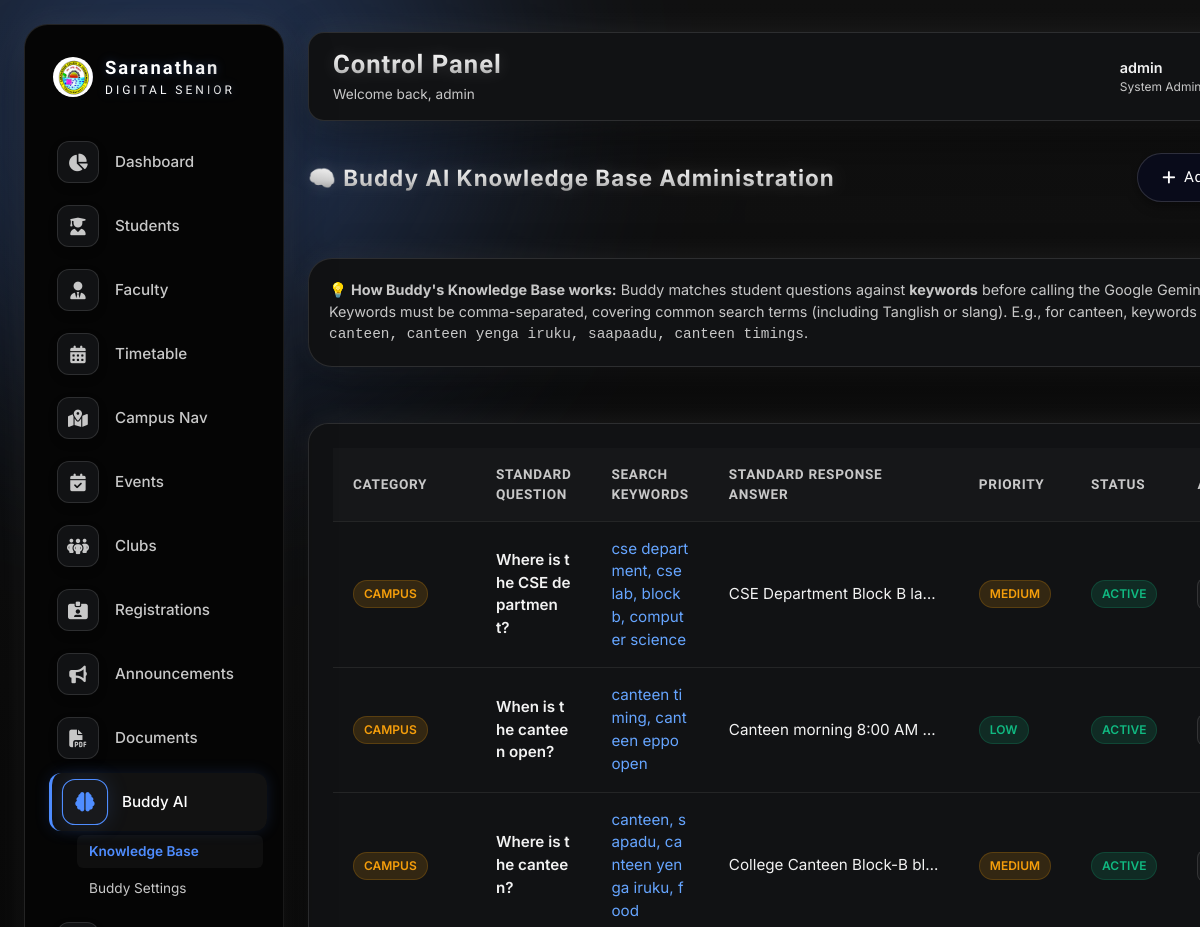
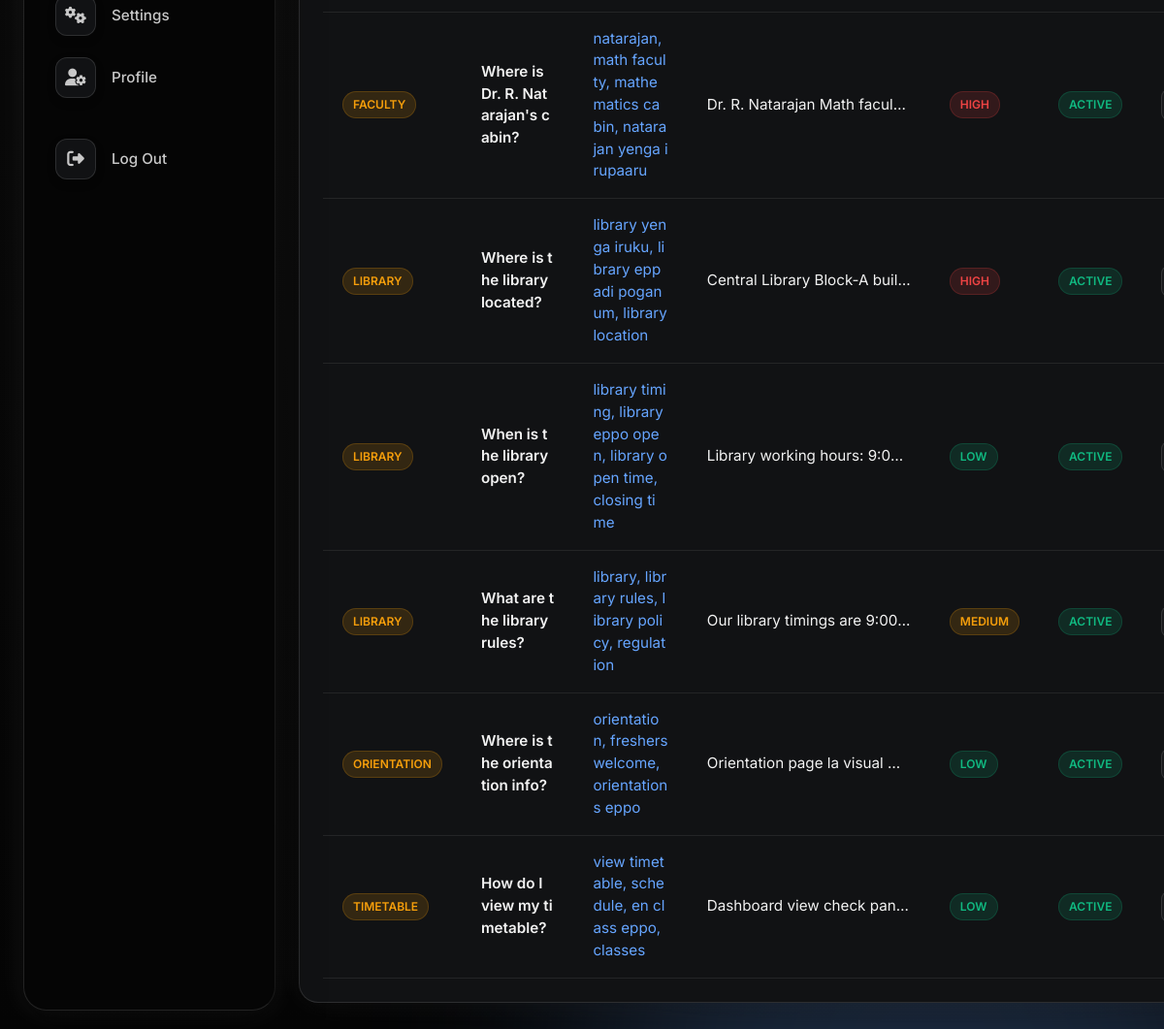
/admin/knowledge.php (signed in), run on the app's committed database (2 pictures, top to bottom).
### tables this page shows
CREATE TABLE IF NOT EXISTS buddy_knowledge (
    id INT AUTO_INCREMENT PRIMARY KEY,
    question VARCHAR(255) NOT NULL,
    question_keywords TEXT NOT NULL,
    category VARCHAR(50) NOT NULL,
    answer TEXT NOT NULL,
    priority ENUM('low', 'medium', 'high') DEFAULT 'low',
    status ENUM('active', 'inactive') DEFAULT 'active'
);

### backend/db.php (called while the page is built, shortened)
<?php
function sanitize_input($data) {
    return htmlspecialchars(trim($data), ENT_QUOTES, 'UTF-8');
}
?>

### admin/knowledge.php (the view, shortened to what this page needs)
<?php
require_once __DIR__ . '/includes/header.php';
$entries = $db->query("SELECT * FROM buddy_knowledge ORDER BY category ASC, id DESC")->fetchAll();
?>
<div class="table-header-row">
    <div class="panel-title">🧠 Buddy AI Knowledge Base Administration</div>
    <button onclick="openAddModal()" class="btn-glass btn-primary"><i class="fa-solid fa-plus"></i> Add Q&A Entry</button>
</div>
<div class="glass-panel" style="padding: 20px; margin-bottom: 24px; font-size: 0.9rem; color: var(--text-secondary); line-height: 1.5;">
    💡 <strong>How Buddy's Knowledge Base works:</strong> Buddy matches student questions against <strong>keywords</strong> before calling the Google Gemini API. Keywords must be comma-separated, covering common search terms (including Tanglish or slang). E.g., for canteen, keywords could be: <code>canteen, canteen yenga iruku, saapaadu, canteen timings</code>.
</div>
<div class="glass-panel data-table-container">
    <table class="custom-table">
        <thead>
            <tr>
                <th>Category</th>
                <th>Standard Question</th>
                <th>Search Keywords</th>
                <th>Standard Response Answer</th>
                <th>Priority</th>
                <th>Status</th>
                <th>Actions</th>
            </tr>
        </thead>
        <tbody>
            <?php if (empty($entries)): ?>
                <tr>
                    <td colspan="7" style="text-align: center; color: var(--text-tertiary);">No FAQ entries pre-loaded yet.</td>
                </tr>
            <?php else: ?>
                <?php foreach ($entries as $item): ?>
                    <tr>
                        <td>
                            <span class="badge-pill badge-medium" style="text-transform: uppercase;"><?php echo sanitize_input($item['category']); ?></span>
                        </td>
                        <td style="font-weight: 600; color: var(--text-primary); max-width: 180px; word-break: break-all;"><?php echo sanitize_input($item['question']); ?></td>
                        <td style="color: var(--glow-secondary); max-width: 150px; word-break: break-all;"><?php echo sanitize_input($item['question_keywords']); ?></td>
                        <td style="max-width: 250px; text-overflow: ellipsis; overflow: hidden; white-space: nowrap;"><?php echo sanitize_input($item['answer']); ?></td>
                        <td>
                            <span class="badge-pill badge-<?php echo $item['priority']; ?>"><?php echo strtoupper($item['priority']); ?></span>
                        </td>
                        <td>
                            <span class="badge-pill <?php echo $item['status'] === 'active' ? 'badge-low' : 'badge-high'; ?>">
                                <?php echo strtoupper($item['status']); ?>
                            </span>
                        </td>
                        <td>
                            <div class="action-btns">
                                <button onclick='openEditModal(<?php echo json_encode($item); ?>)' class="btn-action btn-edit"><i class="fa-solid fa-pen"></i></button>
                            </div>
                        </td>
                    </tr>
                <?php endforeach; ?>
            <?php endif; ?>
        </tbody>
    </table>
</div>
<?php require_once __DIR__ . '/includes/footer.php'; ?>

### assets/css/style.css (style rules this page uses)
:root { --font-heading: 'Sora', sans-serif; --font-body: 'Inter', sans-serif; --transition-fast: 0.2s cubic-bezier(0.16, 1, 0.3, 1); --transition-normal: 0.4s cubic-bezier(0.16, 1, 0.3, 1); --transition-slow: 0.8s cubic-bezier(0.16, 1, 0.3, 1); --z-background: -10; --z-aurora: -5; --z-base: 1; --z-glass-layer: 10; --z-floating-nav: 50; --z-buddy-assistant: 100; --z-overlay: 1000; }
*, *::before, *::after { box-sizing: border-box; margin: 0; padding: 0; }
html, body { width: 100%; min-height: 100%; font-family: var(--font-body); background: var(--bg-primary); background-image: var(--body-bg-image, none); background-size: cover; background-position: center; background-attachment: fixed; background-repeat: no-repeat; color: var(--text-primary); overflow-x: hidden; scroll-behavior: smooth; transition: background var(--transition-normal), color var(--transition-normal); }
.glass-panel { background: var(--bg-glass); backdrop-filter: blur(var(--blur-glass)); -webkit-backdrop-filter: blur(var(--blur-glass)); border: 1px solid var(--border-glass); border-radius: 24px; box-shadow: var(--shadow-spatial); transition: transform var(--transition-normal), box-shadow var(--transition-normal), border-color var(--transition-normal), background var(--transition-normal); }
.btn-glass { display: inline-flex; align-items: center; justify-content: center; gap: 8px; padding: 12px 24px; font-family: var(--font-body); font-weight: 500; font-size: 0.95rem; color: var(--text-primary); background: var(--bg-glass-btn); border: 1px solid var(--border-glass); border-radius: 99px; cursor: pointer; text-decoration: none; backdrop-filter: blur(10px); -webkit-backdrop-filter: blur(10px); transition: all var(--transition-fast); }
.btn-primary { background: var(--glow-primary); color: #ffffff; border-color: transparent; text-shadow: 0 1px 2px rgba(0,0,0,0.2); }
body, .glass-panel, .glass-card, .form-control, button, a { transition: background 0.4s cubic-bezier(0.25, 0.8, 0.25, 1), border-color 0.4s cubic-bezier(0.25, 0.8, 0.25, 1), box-shadow 0.4s cubic-bezier(0.25, 0.8, 0.25, 1), color 0.4s cubic-bezier(0.25, 0.8, 0.25, 1), backdrop-filter 0.4s cubic-bezier(0.25, 0.8, 0.25, 1); will-change: background, border-color, box-shadow, color; }
body { opacity: 0; animation: pageFadeIn 0.5s cubic-bezier(0.25, 0.8, 0.25, 1) forwards; }
html[data-theme="Spatial"] .btn-primary { background: #090B1A !important; color: #FFFFFF !important; border: 1px solid rgba(255, 255, 255, 0.15) !important; box-shadow: 0 4px 12px rgba(0, 0, 0, 0.4) !important; text-shadow: none !important; font-family: var(--font-heading); font-weight: 500; letter-spacing: 0.5px; }
html[data-theme="Spatial"] h1, html[data-theme="Spatial"] h2, html[data-theme="Spatial"] h3, html[data-theme="Spatial"] .panel-title, html[data-theme="Spatial"] .page-title { background: linear-gradient(180deg, #FFFFFF 0%, #EAEAEA 30%, #CFCFCF 60%, #8F8F8F 100%) !important; -webkit-background-clip: text !important; -webkit-text-fill-color: transparent !important; display: inline-block; filter: drop-shadow(0 0 8px rgba(255, 255, 255, 0.15)) !important; font-weight: 700; letter-spacing: 1px !important; }

### assets/themes/themes.css (style rules this page uses)
html[data-theme="Spatial"], :root { --bg-primary: linear-gradient(180deg, #111111 0%, #0A0A0A 40%, #050505 100%); --body-bg-image: none; --bg-secondary: #0A0A0A; --bg-glass: #111214; --bg-glass-hover: #18191C; --bg-glass-btn: #111214; --bg-glass-btn-hover: #18191C; --border-glass: rgba(210, 210, 210, 0.15); --border-glass-hover: rgba(255, 255, 255, 0.25); --border-light: rgba(255, 255, 255, 0.08); --border-medium: rgba(210, 210, 210, 0.12); --glow-primary: #4F8DFF; --glow-secondary: #66A5FF; --glow-tertiary: #C0C0C0; --glow-primary-alpha: rgba(79, 141, 255, 0.15); --glow-hover-color: rgba(79, 141, 255, 0.15); --text-primary: #F2F2F2; --text-secondary: #C8C8C8; --text-tertiary: #8E8E8E; --box-shadow: 0 20px 50px rgba(0, 0, 0, 0.4), 0 0 30px rgba(255, 255, 255, 0.08); --shadow-spatial: 0 20px 50px rgba(0, 0, 0, 0.4), 0 0 30px rgba(255, 255, 255, 0.08); --shadow-spatial-hover: 0 35px 80px rgba(0, 0, 0, 0.6), 0 0 45px rgba(255, 255, 255, 0.15); --glass-blur: none; }

### data on the page
buddy_knowledge: category "CAMPUS", question "Where is the CSE department?", question_keywords "cse department, cse lab, block b, computer science", answer "CSE Department Block B la…", priority "MEDIUM", status "ACTIVE"
buddy_knowledge: category "CAMPUS", question "When is the canteen open?", question_keywords "canteen timing, canteen eppo open", answer "Canteen morning 8:00 AM…", priority "LOW", status "ACTIVE"
buddy_knowledge: category "CAMPUS", question "Where is the canteen?", question_keywords "canteen, sapadu, canteen yenga iruku, food", answer "College Canteen Block-B bl…", priority "MEDIUM", status "ACTIVE"
buddy_knowledge: category "FACULTY", question "Where is Dr. R. Natarajan's cabin?", question_keywords "natarajan, math faculty, mathematics cabin, natarajan yenga irupaaru", answer "Dr. R. Natarajan Math facul…", priority "HIGH", status "ACTIVE"
buddy_knowledge: category "LIBRARY", question "Where is the library located?", question_keywords "library yenga iruku, library eppadi poganum, library location", answer "Central Library Block-A buil…", priority "HIGH", status "ACTIVE"
buddy_knowledge: category "LIBRARY", question "When is the library open?", question_keywords "library timing, library eppo open, library open time, closing time", answer "Library working hours: 9:0…", priority "LOW", status "ACTIVE"
buddy_knowledge: category "LIBRARY", question "What are the library rules?", question_keywords "library, library rules, library policy, regulation", answer "Our library timings are 9:00…", priority "MEDIUM", status "ACTIVE"
buddy_knowledge: category "ORIENTATION", question "Where is the orientation info?", question_keywords "orientation, freshers welcome, orientations eppo", answer "Orientation page la visual…", priority "LOW", status "ACTIVE"
buddy_knowledge: category "TIMETABLE", question "How do I view my timetable?", question_keywords "view timetable, schedule, en class eppo, classes", answer "Dashboard view check pan…", priority "LOW", status "ACTIVE"

### other printed values
sanitize_input($_SESSION['admin_username']) "admin"
